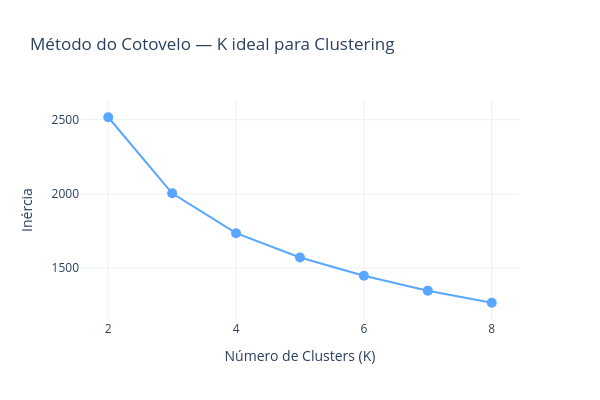

Source (notebook cell):
### Code cell
# === K-MEANS CLUSTERING ===
# Agrupar times/temporadas por perfil de desempenho

features = ['aproveitamento', 'media_gm', 'media_gs', 'gm_casa', 'gs_casa',
            'gm_fora', 'gs_fora', 'vit_casa', 'vit_fora', 'saldo_gols']

X = df_metricas[features].copy()
scaler = StandardScaler()
X_scaled = scaler.fit_transform(X)

# Encontrar K ideal com método do cotovelo
inertias = []
K_range = range(2, 9)
for k in K_range:
    km = KMeans(n_clusters=k, n_init=20, random_state=42)
    km.fit(X_scaled)
    inertias.append(km.inertia_)

fig_elbow = go.Figure(go.Scatter(
    x=list(K_range), y=inertias,
    mode='lines+markers', marker=dict(size=10),
    line=dict(color='#58a6ff')
))
fig_elbow.update_layout(
    title='Método do Cotovelo — K ideal para Clustering',
    xaxis_title='Número de Clusters (K)',
    yaxis_title='Inércia',
    template='plotly_white', width=600, height=400
)
fig_elbow.show()

# Usar K=4 (título, G4/G6, meio tabela, Z4)
K = 4
km = KMeans(n_clusters=K, n_init=20, random_state=42)
df_metricas['cluster'] = km.fit_predict(X_scaled)

# Ordenar clusters por aproveitamento médio
cluster_order = df_metricas.groupby('cluster')['aproveitamento'].mean().sort_values(ascending=False)
cluster_map = {old: new for new, old in enumerate(cluster_order.index)}
df_metricas['cluster'] = df_metricas['cluster'].map(cluster_map)

cluster_names = {0: 'Candidatos ao Título', 1: 'Libertadores', 2: 'Meio de Tabela', 3: 'Ameaçados/Z4'}
df_metricas['perfil'] = df_metricas['cluster'].map(cluster_names)

print('Perfis identificados:')
for c in sorted(cluster_names.keys()):
    sub = df_metricas[df_metricas['cluster'] == c]
    print(f'  {cluster_names[c]}: {len(sub)} registros, '
          f'aprov. médio={sub["aproveitamento"].mean():.1f}%, '
          f'posição média={sub["posicao"].mean():.1f}')

### Figure 1 — Plotly figure (JSON) as saved in the notebook; plotly's stock layout.template omitted (floating-point values rounded to 4 significant figures)
{"data": [{"line": {"color": "#58a6ff"}, "marker": {"size": 10}, "mode": "lines+markers", "type": "scatter", "x": [2, 3, 4, 5, 6, 7, 8], "y": [2516.0, 2004.0, 1735.0, 1572.0, 1449.0, 1348.0, 1267.0]}], "layout": {"height": 400, "title": {"text": "Método do Cotovelo — K ideal para Clustering"}, "width": 600, "xaxis": {"title": {"text": "Número de Clusters (K)"}}, "yaxis": {"title": {"text": "Inércia"}}}}
